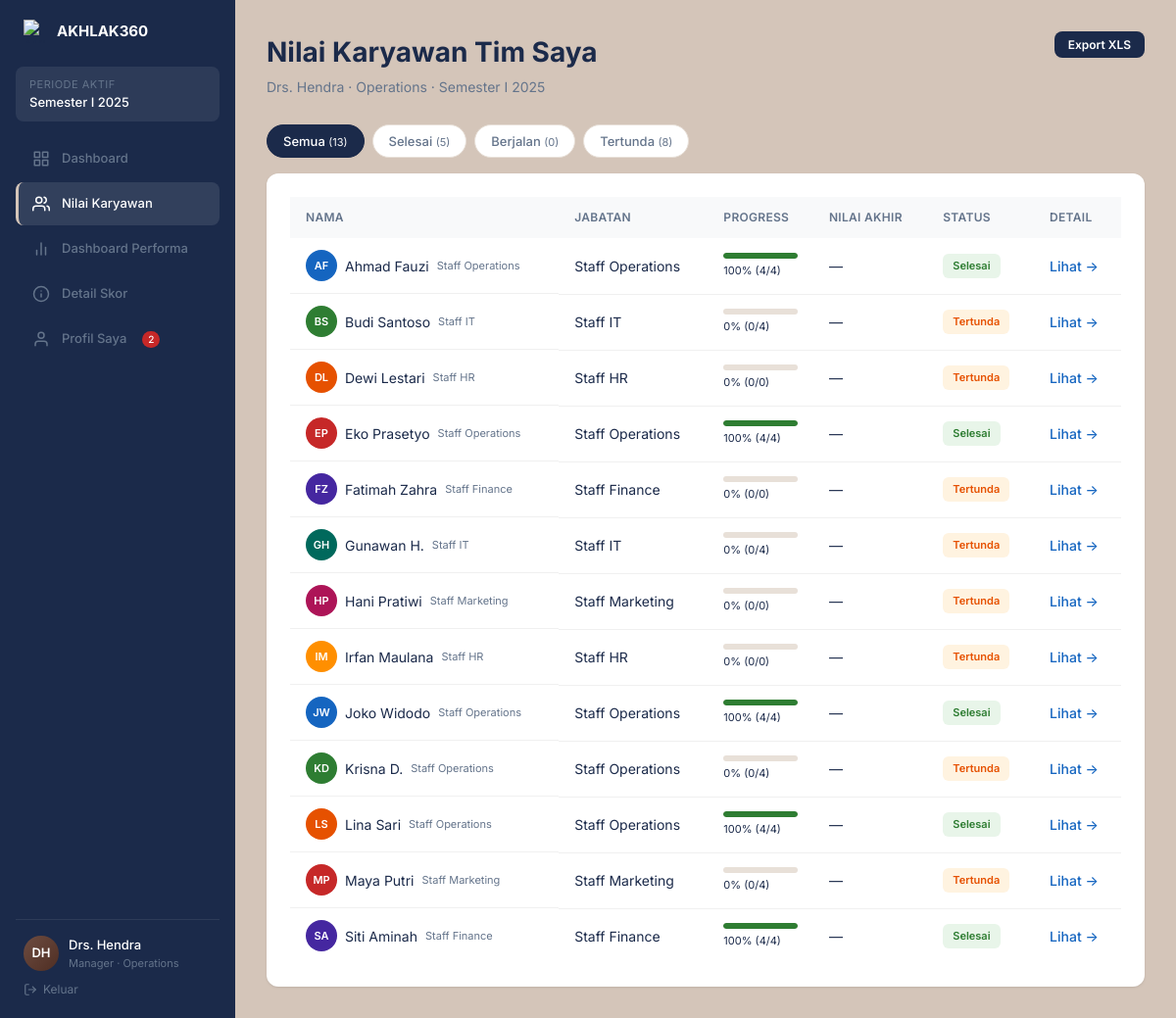
/pages/manager-nilai.php (signed in), run on the app's committed database.
### tables this page shows
CREATE TABLE periode (
    id INT AUTO_INCREMENT PRIMARY KEY,
    nama VARCHAR(50) NOT NULL, semester ENUM('I','II') NOT NULL, tahun YEAR NOT NULL,
    tanggal_mulai DATE NOT NULL, tanggal_selesai DATE NOT NULL, deadline DATE NOT NULL,
    status ENUM('aktif','ditutup','draft') NOT NULL DEFAULT 'draft',
    created_at TIMESTAMP DEFAULT CURRENT_TIMESTAMP,
    INDEX idx_status (status), INDEX idx_tahun (tahun)
);

CREATE TABLE users (
    id INT AUTO_INCREMENT PRIMARY KEY,
    nik VARCHAR(20) UNIQUE NOT NULL,
    nama VARCHAR(100) NOT NULL,
    email VARCHAR(100) UNIQUE NOT NULL,
    password_hash VARCHAR(255) NOT NULL,
    role ENUM('karyawan','manager','adminhrd','adminit') NOT NULL DEFAULT 'karyawan',
    divisi ENUM('Operations','Finance','IT','HR','Marketing','Legal','Procurement') NOT NULL DEFAULT 'Operations',
    jabatan VARCHAR(50) NOT NULL DEFAULT 'Staff',
    avatar_color VARCHAR(50) DEFAULT '#1565C0',
    status ENUM('aktif','nonaktif','cuti') NOT NULL DEFAULT 'aktif',
    manager_id INT NULL,
    created_at TIMESTAMP DEFAULT CURRENT_TIMESTAMP,
    updated_at TIMESTAMP DEFAULT CURRENT_TIMESTAMP ON UPDATE CURRENT_TIMESTAMP,
    last_login TIMESTAMP NULL,
    FOREIGN KEY (manager_id) REFERENCES users(id) ON DELETE SET NULL,
    INDEX idx_role (role), INDEX idx_divisi (divisi), INDEX idx_status (status)
);

### includes/functions.php (called while the page is built, shortened)
<?php
function getCurrentUser() {
    $db = getDB();
    $stmt = $db->prepare("SELECT id, nik, nama, email, role, divisi, jabatan, avatar_color, manager_id, status FROM users WHERE id = ?");
    $stmt->execute([$_SESSION['user_id']]); return $stmt->fetch();
}
function getInitials($name) {
    $parts = explode(' ', strtoupper(trim($name)));
    return count($parts) >= 2 ? substr($parts[0], 0, 1) . substr($parts[count($parts)-1], 0, 1) : strtoupper(substr($name, 0, 2));
}
function getActivePeriode() {
    $db = getDB();
    $stmt = $db->query("SELECT * FROM periode WHERE status = 'aktif' ORDER BY tahun DESC, semester DESC LIMIT 1");
    return $stmt->fetch();
}

### pages/manager-nilai.php (the view, shortened to what this page needs)
<?php
require_once __DIR__ . '/../includes/template.php';
$user = getCurrentUser(); $periode = getActivePeriode(); $periodeId = $periode['id'] ?? 0; $db = getDB();
$stmt = $db->prepare("SELECT u.*, (SELECT AVG(nilai_final) FROM rekap_nilai WHERE karyawan_id = u.id AND periode_id = ?) as avg_score, (SELECT COUNT(*) FROM assessor_mapping WHERE karyawan_id = u.id AND periode_id = ? AND status = 'submitted') as completed, (SELECT COUNT(*) FROM assessor_mapping WHERE karyawan_id = u.id AND periode_id = ?) as total FROM users u WHERE u.manager_id = ? AND u.status = 'aktif' ORDER BY u.nama");
$stmt->execute([$periodeId, $periodeId, $periodeId, $user['id']]); $team = $stmt->fetchAll();
$colors = ['#1565C0','#2E7D32','#E65100','#C62828','#4527A0','#00695C','#AD1457','#FF8F00'];
$cntAll = count($team);
$cntSelesai = 0; $cntBerjalan = 0; $cntTertunda = 0;
foreach ($team as $m) {
    $pct = ($m['total'] ?? 0) > 0 ? round((($m['completed'] ?? 0) / $m['total']) * 100) : 0;
    if ($pct >= 100) $cntSelesai++;
    elseif ($pct > 0) $cntBerjalan++;
    else $cntTertunda++;
}
renderPageStart('Nilai Karyawan'); renderSidebar('manager', 'manager-nilai', $user);
?>
<main class="main-content">
<div class="page-header page-header-row"><div><h1>Nilai Karyawan Tim Saya</h1><p class="subtitle"><?= htmlspecialchars($user['nama']) ?> &middot; <?= htmlspecialchars($user['divisi']) ?> &middot; <?= $periode['nama'] ?? '-' ?></p></div><div class="page-header-actions"><button class="btn btn-primary btn-sm" onclick="exportTable()">Export XLS</button></div></div>
<div class="tabs">
  <button class="tab active" data-filter="all" onclick="filterTab('all', this)">Semua <span class="tab-count">(<?= $cntAll ?>)</span></button>
  <button class="tab" data-filter="selesai" onclick="filterTab('selesai', this)">Selesai <span class="tab-count">(<?= $cntSelesai ?>)</span></button>
  <button class="tab" data-filter="berjalan" onclick="filterTab('berjalan', this)">Berjalan <span class="tab-count">(<?= $cntBerjalan ?>)</span></button>
  <button class="tab" data-filter="tertunda" onclick="filterTab('tertunda', this)">Tertunda <span class="tab-count">(<?= $cntTertunda ?>)</span></button>
</div>
<div class="card">
<table class="data-table" id="teamTable"><thead><tr><th>Nama</th><th>Jabatan</th><th>Progress</th><th>Nilai Akhir</th><th>Status</th><th>Detail</th></tr></thead><tbody>
<?php foreach ($team as $i => $member):
  $pct = ($member['total'] ?? 0) > 0 ? round((($member['completed'] ?? 0) / $member['total']) * 100) : 0;
  $initials = getInitials($member['nama']);
  $color = $colors[$i % count($colors)];
  $status = $pct >= 100 ? 'selesai' : ($pct > 0 ? 'berjalan' : 'tertunda');
?>
<tr data-status="<?= $status ?>">
  <td style="display:flex;align-items:center;gap:8px;"><div class="avatar avatar-sm" style="background:<?= $color ?>;"><?= $initials ?></div><?= htmlspecialchars($member['nama']) ?><br><span style="font-size:11px;color:#64748B;"><?= htmlspecialchars($member['jabatan']) ?></span></td>
  <td><?= htmlspecialchars($member['jabatan']) ?></td>
  <td><div class="progress-track"><div class="progress-fill" style="width:<?= $pct ?>%;background:<?= $pct >= 100 ? '#2E7D32' : ($pct >= 50 ? '#1565C0' : '#E65100') ?>;"></div></div><span style="font-size:11px;"><?= $pct ?>% (<?= (int)$member['completed'] ?>/<?= (int)$member['total'] ?>)</span></td>
  <td><?= $member['avg_score'] ? round($member['avg_score'], 2) : '&mdash;' ?></td>
  <td><?php renderBadge($status); ?></td>
  <td><a href="manager-detail-skor.php?karyawan_id=<?= $member['id'] ?>" class="text-link">Lihat &rarr;</a></td>
</tr>
<?php endforeach; ?>
</tbody></table>
</div></main>
<?php renderPageEnd(); ?>

### includes/template.php (shortened to what this page needs)
<?php
require_once __DIR__ . '/functions.php';
function getSidebarMenu($role) {
    return $menus[$role] ?? [];
}
function adjustColor($hex, $amount) {
    $hex = ltrim($hex, '#');
    $r = max(0, min(255, hexdec(substr($hex, 0, 2)) + $amount));
    $g = max(0, min(255, hexdec(substr($hex, 2, 2)) + $amount));
    $b = max(0, min(255, hexdec(substr($hex, 4, 2)) + $amount));
    return sprintf('#%02x%02x%02x', $r, $g, $b);
}
function renderSidebar($role, $activePage, $user) {
    $menus = getSidebarMenu($role);
    $periode = getActivePeriode();
    $initials = getInitials($user['nama']);
    $periodeLabel = $periode ? $periode['nama'] : 'Tidak ada periode aktif';
    $darkColor = adjustColor($user['avatar_color'], -30);
    $unread = 0;
    try {
        $db = getDB();
        $stmt = $db->prepare("SELECT COUNT(*) FROM notifikasi WHERE user_id = ? AND is_read = 0");
        $stmt->execute([$user['id']]);
        $unread = (int)$stmt->fetchColumn();
    } catch (Exception $e) {}
    ?>
    <aside class="sidebar">
      <div class="sidebar-logo"><img src="../assets/logo.png" alt="AKHLAK360"><span>AKHLAK360</span></div>
      <div class="sidebar-period"><div class="label">Periode Aktif</div><div class="value"><?= htmlspecialchars($periodeLabel) ?></div></div>
      <nav class="sidebar-nav">
        <?php foreach ($menus as $menu):
          $isActive = $activePage === $menu['page'] ? 'active' : '';
        ?>
        <a href="<?= $menu['page'] ?>.php" class="nav-item <?= $isActive ?>"><?= $menu['icon'] ?><?= htmlspecialchars($menu['label']) ?></a>
        <?php endforeach; ?>
        <a href="profile.php" class="nav-item <?= $activePage === 'profile' ? 'active' : '' ?>"><svg xmlns="http://www.w3.org/2000/svg" width="18" height="18" viewBox="0 0 24 24" fill="none" stroke="currentColor" stroke-width="2" stroke-linecap="round" stroke-linejoin="round"><path d="M20 21v-2a4 4 0 0 0-4-4H8a4 4 0 0 0-4 4v2"/><circle cx="12" cy="7" r="4"/></svg>Profil Saya<?= $unread > 0 ? ' <span style="background:#C62828;color:#fff;font-size:10px;padding:1px 6px;border-radius:10px;margin-left:4px;">' . $unread . '</span>' : '' ?></a>
      </nav>
      <div class="sidebar-user">
        <div class="user-card">
          <div class="user-avatar" style="background: linear-gradient(135deg, <?= $user['avatar_color'] ?>, <?= $darkColor ?>);"><?= $initials ?></div>
          <div class="user-info">
            <div class="name"><?= htmlspecialchars($user['nama']) ?></div>
            <div class="role"><?= htmlspecialchars(ucfirst($user['role'])) ?> &middot; <?= htmlspecialchars($user['divisi']) ?></div>
          </div>
        </div>
        <a href="#" class="logout-link" onclick="doLogout(event)">
          <svg xmlns="http://www.w3.org/2000/svg" width="14" height="14" viewBox="0 0 24 24" fill="none" stroke="currentColor" stroke-width="2" stroke-linecap="round" stroke-linejoin="round"><path d="M9 21H5a2 2 0 0 1-2-2V5a2 2 0 0 1 2-2h4"/><polyline points="16 17 21 12 16 7"/><line x1="21" y1="12" x2="9" y2="12"/></svg>Keluar
        </a>
      </div>
    </aside>
    <?php
}
function renderPageStart($title) { ?>
<!DOCTYPE html>
<html lang="id">
<head>
  <link rel="stylesheet" href="../css/style.css">
</head>
<body>
<div class="app-layout">
<?php }
function renderPageEnd($extraJS = '') { ?>
</div>
</body>
</html>
<?php }
function renderBadge($status) {
    $map = ['selesai'=>'badge-selesai','submitted'=>'badge-selesai','berjalan'=>'badge-berjalan','tertunda'=>'badge-tertunda','draft'=>'badge-draft','assigned'=>'badge-tertunda','aktif'=>'badge-online','lengkap'=>'badge-selesai','need_coaching'=>'badge-coaching','on_track'=>'badge-berjalan','excellent'=>'badge-selesai','mandiri'=>'badge-berjalan','atasan'=>'badge-berjalan','peer'=>'badge-berjalan','bawahan'=>'badge-tertunda','diri'=>'badge-berjalan','open'=>'badge-high','resolved'=>'badge-ok','low'=>'badge-low','medium'=>'badge-medium','high'=>'badge-high','critical'=>'badge-high','online'=>'badge-online','offline'=>'badge-offline','ready'=>'badge-ready','review'=>'badge-review','live'=>'badge-live','queued'=>'badge-queued','warning'=>'badge-watch'];
    $labels = ['selesai'=>'Selesai','submitted'=>'Submitted','berjalan'=>'Berjalan','tertunda'=>'Tertunda','draft'=>'Draft','assigned'=>'Assigned','aktif'=>'Aktif','lengkap'=>'Lengkap','need_coaching'=>'Need Coaching','on_track'=>'On Track','excellent'=>'Excellent','mandiri'=>'Mandiri','atasan'=>'Atasan','peer'=>'Peer','bawahan'=>'Bawahan','diri'=>'Self','open'=>'Open','resolved'=>'Resolved','low'=>'Low','medium'=>'Medium','high'=>'High','critical'=>'Critical','online'=>'Online','offline'=>'Offline','ready'=>'Ready','review'=>'Review','live'=>'Live','queued'=>'Queued','warning'=>'Warning'];
    $cls = $map[$status] ?? 'badge-berjalan'; $lbl = $labels[$status] ?? ucfirst($status);
    echo '<span class="badge ' . $cls . '">' . $lbl . '</span>';
}

### pages/manager-nilai.php (style rules this page uses)
.tab-count { font-size: 11px; color: #64748B; font-weight: 400; }
.tab.active .tab-count { color: #fff; }
tr[data-status] { transition: opacity .2s; }

### data on the page
periode: nama "Semester I 2025"
users: nama "DH", nama "Drs. Hendra", role "Manager", divisi "Operations"
users: nama "AF", nama "Ahmad Fauzi", jabatan "Staff Operations", pct "100", completed "4", total "4", lbl "Selesai"
users: nama "BS", nama "Budi Santoso", jabatan "Staff IT", pct "0", completed "0", total "4", lbl "Tertunda"
users: nama "DL", nama "Dewi Lestari", jabatan "Staff HR", pct "0", completed "0", total "0", lbl "Tertunda"
users: nama "EP", nama "Eko Prasetyo", jabatan "Staff Operations", pct "100", completed "4", total "4", lbl "Selesai"
users: nama "FZ", nama "Fatimah Zahra", jabatan "Staff Finance", pct "0", completed "0", total "0", lbl "Tertunda"
users: nama "GH", nama "Gunawan H.", jabatan "Staff IT", pct "0", completed "0", total "4", lbl "Tertunda"
users: nama "HP", nama "Hani Pratiwi", jabatan "Staff Marketing", pct "0", completed "0", total "0", lbl "Tertunda"
users: nama "IM", nama "Irfan Maulana", jabatan "Staff HR", pct "0", completed "0", total "0", lbl "Tertunda"
users: nama "JW", nama "Joko Widodo", jabatan "Staff Operations", pct "100", completed "4", total "4", lbl "Selesai"
users: nama "KD", nama "Krisna D.", jabatan "Staff Operations", pct "0", completed "0", total "4", lbl "Tertunda"
users: nama "LS", nama "Lina Sari", jabatan "Staff Operations", pct "100", completed "4", total "4", lbl "Selesai"
users: nama "MP", nama "Maya Putri", jabatan "Staff Marketing", pct "0", completed "0", total "4", lbl "Tertunda"
users: nama "SA", nama "Siti Aminah", jabatan "Staff Finance", pct "100", completed "4", total "4", lbl "Selesai"

### other printed values
$menu['label'] "Dashboard"
$menu['label'] "Nilai Karyawan"
$menu['label'] "Dashboard Performa"
$menu['label'] "Detail Skor"
$unread "2"
$cntAll "13"
$cntSelesai "5"
$cntBerjalan "0"
$cntTertunda "8"
